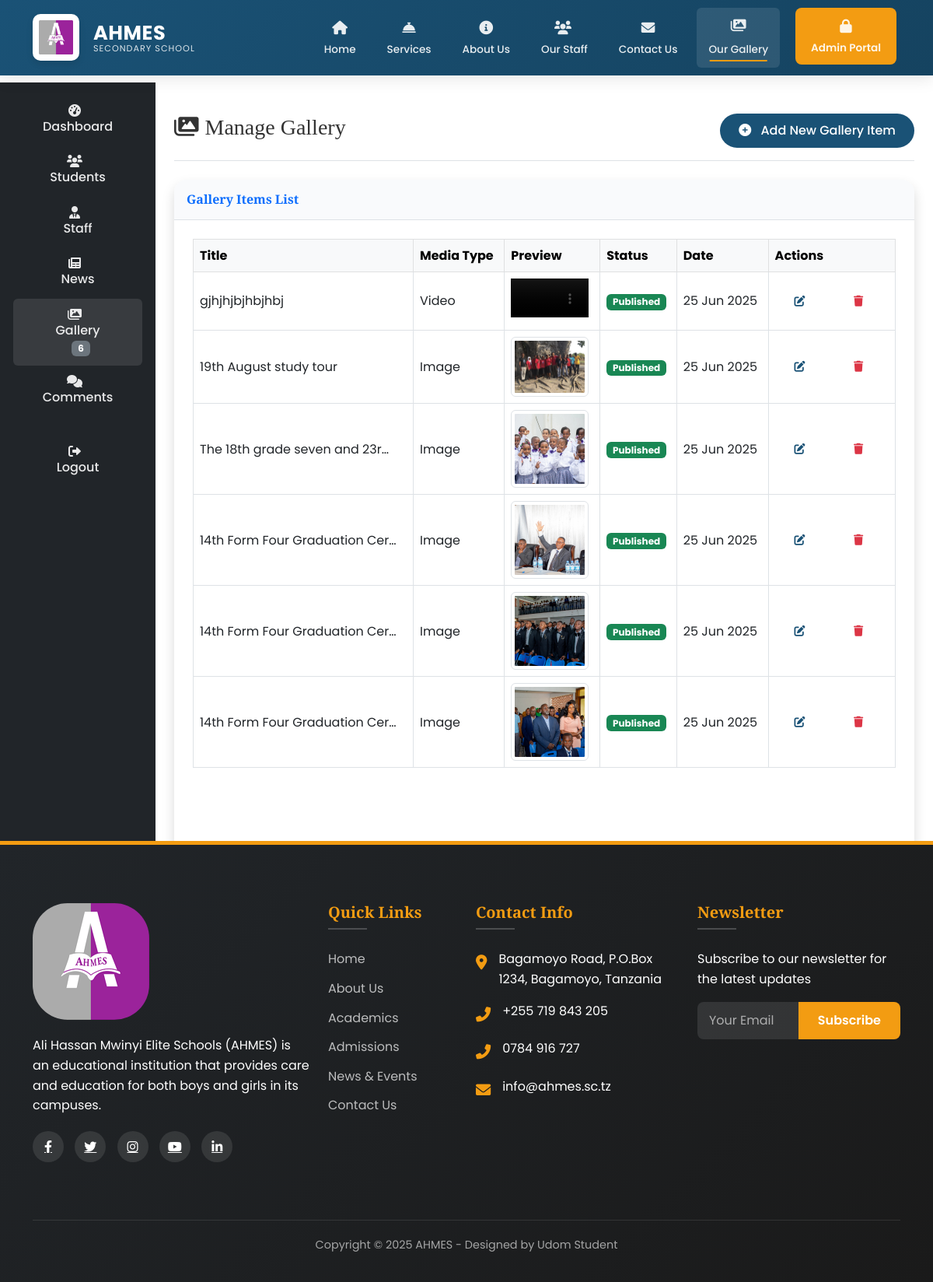
/ad/manage-gallery/ (signed in), run on the app's committed database.
### main/models.py (models this page shows, shortened)
class Gallery(models.Model):
    MEDIA_TYPE_CHOICES = [
        ('image', 'Image'),
        ('video', 'Video'),
    ]
    title = models.CharField(max_length=200)
    description = models.TextField()
    media_type = models.CharField(max_length=10, choices=MEDIA_TYPE_CHOICES)
    image = models.ImageField(upload_to='gallery/images/', blank=True, null=True)
    video = models.FileField(upload_to='gallery/videos/', blank=True, null=True)
    author = models.ForeignKey(
        User,
        on_delete=models.CASCADE,
        related_name='gallery_items'
    )
    published_date = models.DateTimeField(auto_now_add=True)
    is_published = models.BooleanField(default=True)
    class Meta:
        ordering = ['-published_date']
        verbose_name = 'Gallery Item'
        verbose_name_plural = 'Gallery Items'

### main/views.py (the view)
# urls.py: path('ad/manage-gallery/', views.manage_gallery, name='manage_gallery'),
@login_required
@user_passes_test(is_admin)
def manage_gallery(request):
    gallery_items = Gallery.objects.all().order_by('-published_date')
    return render(request, 'main/manage_gallery.html', {'gallery_items': gallery_items})

### main/context_processors.py (called while the page is built)
def admin_counts(request):
    if request.user.is_authenticated and request.user.is_admin:
        return {
            'pending_comments': Comment.objects.filter(is_approved=False).count(),
            'gallery_count': Gallery.objects.count(),
        }
    return {}

### main/views.py (called while the page is built)
def is_admin(user):
    return user.is_authenticated and user.is_admin

### main/templates/main/manage_gallery.html (shortened to what this page needs)
{% extends 'main/base.html' %}
{% load static %}
{% block content %}
<div class="container-fluid">
  <div class="row min-vh-100">
    {% include 'main/sidebar.html' %}
    <main class="col-md-9 ms-sm-auto col-lg-10 px-md-4 py-4">
      <div class="d-flex justify-content-between flex-wrap flex-md-nowrap align-items-center pt-3 pb-3 mb-4 border-bottom">
        <h1 class="h3"><i class="fas fa-images me-2"></i>Manage Gallery</h1>
        <a href="{% url 'add_gallery' %}" class="btn btn-primary rounded-pill px-4">
          <i class="fas fa-plus-circle me-2"></i> Add New Gallery Item
        </a>
      </div>
      <div class="card shadow rounded-4">
        <div class="card-header py-3 bg-light border-bottom">
          <h6 class="mb-0 fw-bold text-primary">Gallery Items List</h6>
        </div>
        <div class="card-body p-4">
          <div class="table-responsive">
            <table class="table table-bordered table-hover align-middle">
              <thead class="table-light">
                <tr>
                  <th>Title</th>
                  <th>Media Type</th>
                  <th>Preview</th>
                  <th>Status</th>
                  <th>Date</th>
                  <th>Actions</th>
                </tr>
              </thead>
              <tbody>
                {% for item in gallery_items %}
                <tr>
                  <td>{{ item.title|truncatechars:30 }}</td>
                  <td>{{ item.get_media_type_display }}</td>
                  <td>
                    {% if item.media_type == 'image' and item.image %}
                    <img src="{{ item.image.url }}" alt="{{ item.title }}" class="img-thumbnail" style="max-width: 100px;">
                    {% elif item.media_type == 'video' and item.video %}
                    <video width="100" controls>
                      <source src="{{ item.video.url }}" type="video/mp4">
                    </video>
                    {% else %}
                    <span class="text-muted fst-italic">No preview</span>
                    {% endif %}
                  </td>
                  <td>
                    <span class="badge bg-{% if item.is_published %}success{% else %}warning{% endif %}">
                      {{ item.is_published|yesno:"Published,Draft" }}
                    </span>
                  </td>
                  <td>{{ item.published_date|date:"d M Y" }}</td>
                  <td>
                    <a href="{% url 'edit_gallery' item.pk %}" class="btn btn-sm btn-outline-primary me-2">
                      <i class="fas fa-edit"></i>
                    </a>
                    <a href="{% url 'delete_gallery' item.pk %}" class="btn btn-sm btn-outline-danger">
                      <i class="fas fa-trash"></i>
                    </a>
                  </td>
                </tr>
                {% empty %}
                <tr>
                  <td colspan="6" class="text-center text-muted">No gallery items found.</td>
                </tr>
                {% endfor %}
              </tbody>
            </table>
          </div>
        </div>
      </div>
    </main>
  </div>
</div>
{% endblock %}

### main/templates/main/base.html (style rules this page uses)
:root { --primary-color: #1a5276; --primary-dark: #154360; --secondary-color: #f39c12; --secondary-dark: #e67e22; --light-color: #f8f9fa; --dark-color: #212529; --text-color: #333; --text-light: #6c757d; --white: #ffffff; --transition: all 0.3s ease; }
body { font-family: "Poppins", sans-serif; color: var(--text-color); position: relative; padding-top: 80px; line-height: 1.6; }
h1, h2, h3, h4, h5, h6 { font-family: "Playfair Display", serif; font-weight: 600; }
.bg-light { background-color: #f9fafc !important; }
.card { border: none; border-radius: 12px; box-shadow: 0 10px 30px rgba(0, 0, 0, 0.08); transition: var(--transition); margin-bottom: 30px; height: 100%; overflow: hidden; }
.card-body { padding: 25px; }
.btn { padding: 10px 25px; border-radius: 8px; font-weight: 500; transition: var(--transition); border: none; }
.btn-primary { background-color: var(--primary-color); border-color: var(--primary-color); }
.btn-outline-primary { border-color: var(--primary-color); color: var(--primary-color); }

### data on the page
Gallery: title "gjhjhjbjhbjhbj", media_type "Video", is_published "Published", published_date "25 Jun 2025"
Gallery: title "19th August study tour", media_type "Image", image (picture), is_published "Published", published_date "25 Jun 2025"
Gallery: title "The 18th grade seven and 23r…", media_type "Image", image (picture), is_published "Published", published_date "25 Jun 2025"
Gallery: title "14th Form Four Graduation Cer…", media_type "Image", image (picture), is_published "Published", published_date "25 Jun 2025"
Gallery: title "14th Form Four Graduation Cer…", media_type "Image", image (picture), is_published "Published", published_date "25 Jun 2025"
Gallery: title "14th Form Four Graduation Cer…", media_type "Image", image (picture), is_published "Published", published_date "25 Jun 2025"

### other printed values
{{ gallery_count }} "6"
